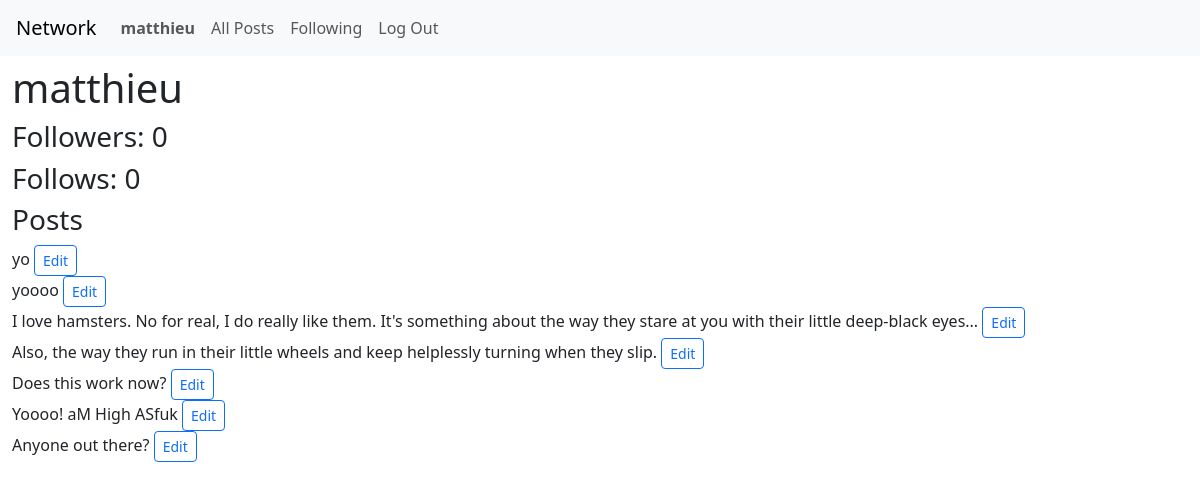
Before: /matthieu (signed in) with the older database file.
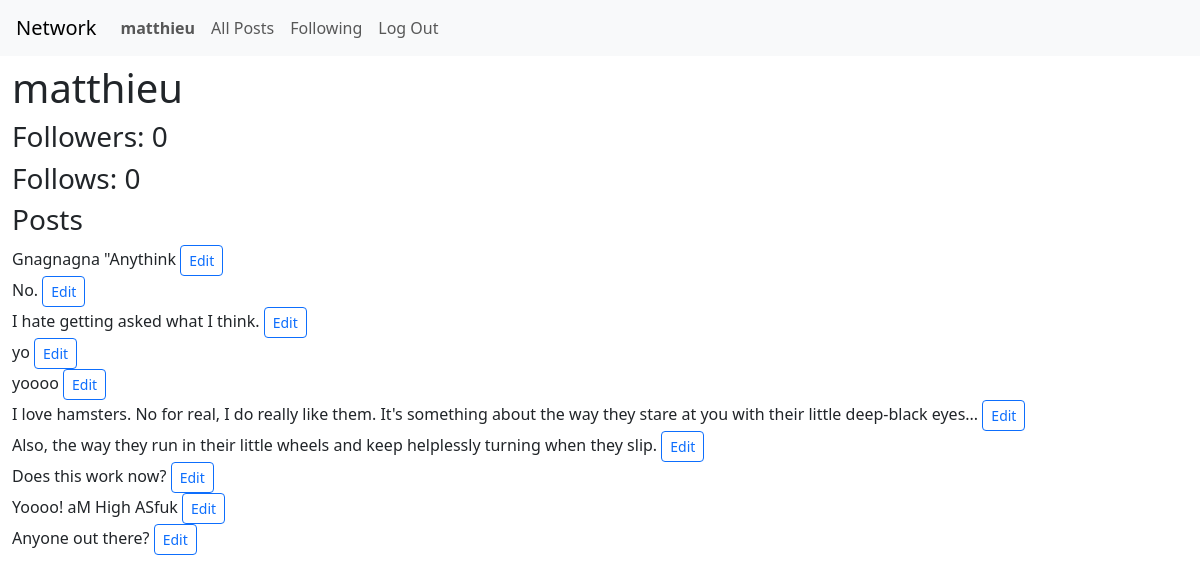
After: the same page with the newer database file.
### network/models.py (models this page shows, shortened)
class Post(models.Model):
    content = models.TextField(max_length= 500)
    creation_date = models.DateField(default=timezone.now().date())
    creation_time = models.TimeField(default=timezone.now().time())
    user = models.ForeignKey(User, on_delete=models.CASCADE, related_name="posts")

### network/views.py (the view)
# urls.py: path("<str:username>", views.profile, name="profile")
@login_required
def profile(request, username):
    current_user = request.user
    profile = User.objects.get(username=username)
    posts = Post.objects.filter(user=profile).order_by("-creation_date")
    return render(request, "network/profile.html", {
        "username":username,
        "posts": posts,
        "profile":profile,
        "user":current_user
    })

### network/templates/network/profile.html (shortened to what this page needs)
{% extends "network/layout.html" %}
{% block body %}
<div class="container-fluid">
    <h1 id="user_profile">{{username}}</h1>
    <h3>Followers: 0</h3>
    <h3>Follows: 0</h3>
    <h3>Posts</h3>
    {% for post in posts %}
        <div>
            <span>{{post.content}}</span>
                {% if username == user.username %}
                <button class="btn btn-outline-primary btn-sm">Edit</button>
                {% endif %}
        </div>
    {% endfor %}
</div>
{% endblock %}

Changed rows visible on the page:
added Post: content "Gnagnagna \"Anythink"
added Post: content "No."
added Post: content "I hate getting asked what I think."
